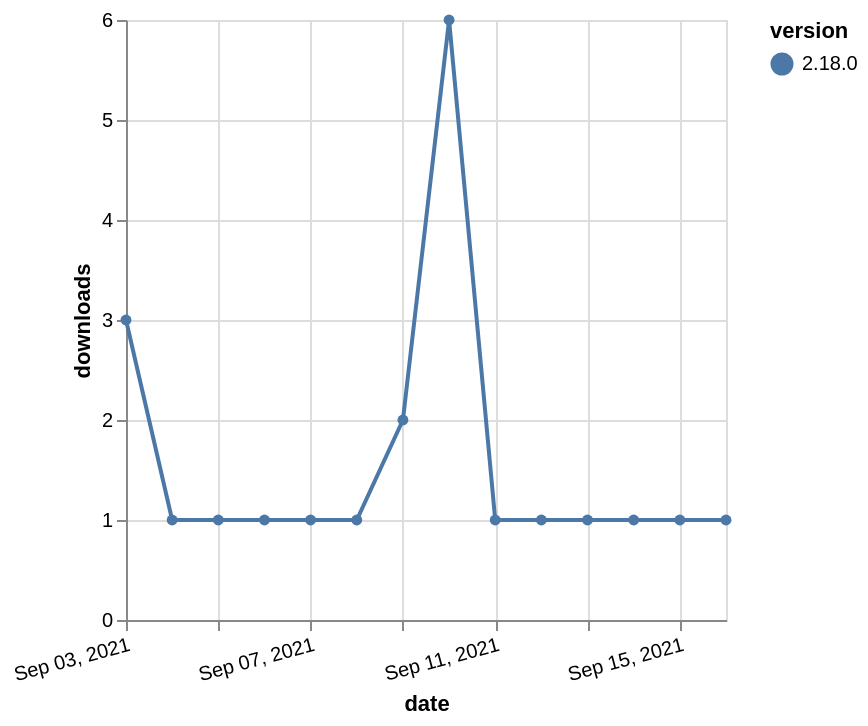

Vega-Lite specification stored for this chart:
### Vega-Lite specification from a JSON file in a GitHub repository (floating-point values rounded to 4 significant figures)
{"$schema": "https://vega.github.io/schema/vega-lite/v5.json", "description": "A simple bar chart with embedded data.", "data": {"values": [{"date": "2021-09-03", "total": 504, "delta": 3, "version": "2.18.0"}, {"date": "2021-09-04", "total": 505, "delta": 1, "version": "2.18.0"}, {"date": "2021-09-05", "total": 506, "delta": 1, "version": "2.18.0"}, {"date": "2021-09-06", "total": 507, "delta": 1, "version": "2.18.0"}, {"date": "2021-09-07", "total": 508, "delta": 1, "version": "2.18.0"}, {"date": "2021-09-08", "total": 509, "delta": 1, "version": "2.18.0"}, {"date": "2021-09-09", "total": 511, "delta": 2, "version": "2.18.0"}, {"date": "2021-09-10", "total": 517, "delta": 6, "version": "2.18.0"}, {"date": "2021-09-11", "total": 518, "delta": 1, "version": "2.18.0"}, {"date": "2021-09-12", "total": 519, "delta": 1, "version": "2.18.0"}, {"date": "2021-09-13", "total": 520, "delta": 1, "version": "2.18.0"}, {"date": "2021-09-14", "total": 521, "delta": 1, "version": "2.18.0"}, {"date": "2021-09-15", "total": 522, "delta": 1, "version": "2.18.0"}, {"date": "2021-09-16", "total": 523, "delta": 1, "version": "2.18.0"}]}, "width": "container", "mark": {"type": "line", "point": {"filled": true}}, "encoding": {"x": {"field": "date", "type": "temporal", "timeUnit": "yearmonthdate", "title": "date", "axis": {"labelAngle": -15}}, "y": {"field": "delta", "type": "quantitative", "title": "downloads"}, "color": {"field": "version", "type": "nominal"}, "tooltip": {"field": "delta"}}}
